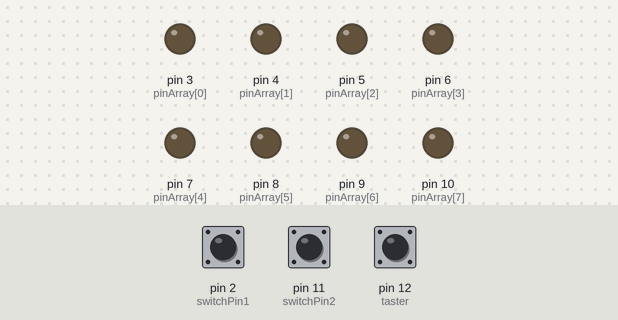
A sketch run on a simulated Arduino Uno, built with avr-gcc and run on an emulated ATmega328P. Parts: output pins drawn as LEDs (lit = HIGH). Dashed ring = blinking. The inputs (shaded band) are chosen by the test bench; at power-on: pin 2 (switchPin1) HIGH, pin 11 (switchPin2) HIGH, pin 12 (taster) HIGH.

Above: at 1.2 s.
1.3 s: pin 2 (switchPin1) pulled LOW for 0.15 s
At 2.08 s:
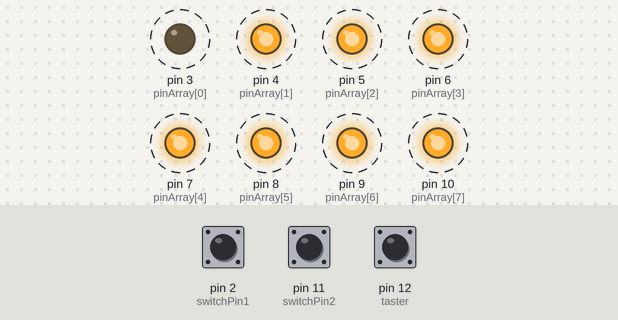
3.8 s: pin 2 (switchPin1) pulled LOW for 3.2 s
At 3.95 s:
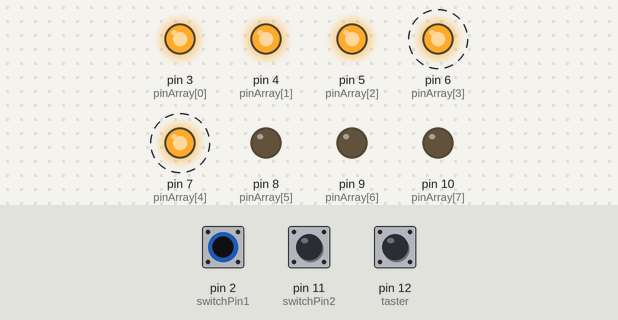
8.5 s: pin 2 (switchPin1) pulsed LOW 5 times (0.12 s each, 0.3 s apart)
At 10.41 s:
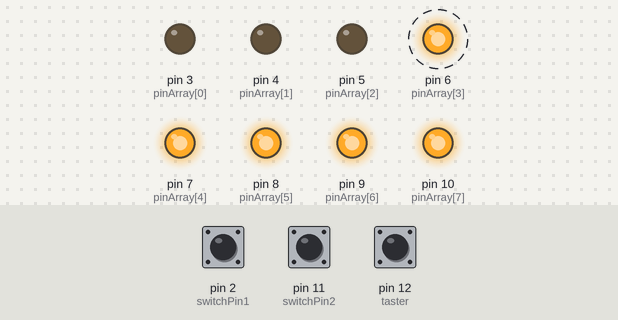
Timing chart, 0 to 12.3 s (numbered marks = the images above; inputs shaded):
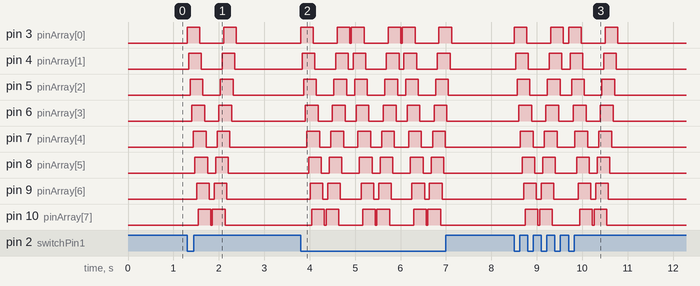

The sketch:

Ardu_Trinkspiel_V1_.ino
```cpp
const int ledCount = 8;
int switchPin1 = 2;
int switchPin2 = 11;
int taster = 12;
int pinArray[] = {
  3, 4, 5, 6, 7, 8, 9, 10
  };
int dly=35;
int tasterStat;
int swPosition;


void setup(){
  //loop the pin array and set all to output:
  for (int thisLed = 0; thisLed <= ledCount; thisLed++) {
    pinMode(pinArray[thisLed], OUTPUT);
  }
  pinMode(switchPin1, INPUT_PULLUP);
  pinMode(switchPin2, INPUT_PULLUP);
  pinMode(taster, INPUT_PULLUP);
}
void loop(){

getSwitch();
switch (swPosition) {
  case 1:
    uModus();
    break;
  case 2:
    //gameMode
    break;
  default:

    break;
}


}


void allLedsOff(){
  digitalWrite( 3 ,LOW);
  digitalWrite( 4 ,LOW);
  digitalWrite( 5 ,LOW);
  digitalWrite( 6 ,LOW);
  digitalWrite( 7 ,LOW);
  digitalWrite( 8 ,LOW);
  digitalWrite( 9 ,LOW);
  digitalWrite(10 ,LOW);
}

int getSwitch(){
  int i = digitalRead(switchPin1);
  int f = digitalRead(switchPin2);
  if(!i){
    swPosition = 1;
  }
  else{swPosition = 2;}
  return swPosition;
}


void hochAn(){
  for (int thisLed = 0; thisLed < ledCount; thisLed++) {
    digitalWrite(pinArray[thisLed], HIGH);
    tasterStat = digitalRead(taster);
    if(!tasterStat){
      allLedsOff();

    }
    delay(dly);
  }
}


void hochAus(){
  for (int thisLed = 0; thisLed < ledCount; thisLed++) {
    digitalWrite(pinArray[thisLed], LOW);
    tasterStat = digitalRead(taster);
    if(!tasterStat){
      allLedsOff();

    }
    delay(dly);
  }
}


void runterAn(){
  for (int thisLed = 7; thisLed >= 0; thisLed--) {
    digitalWrite(pinArray[thisLed], HIGH);
    tasterStat = digitalRead(taster);
    if(!tasterStat){
      allLedsOff();

    }
    delay(dly);
  }
}


void runterAus(){
  for (int thisLed = 7; thisLed >= 0; thisLed--) {
    digitalWrite(pinArray[thisLed], LOW);
    tasterStat = digitalRead(taster);
    if(!tasterStat){
      allLedsOff();

    }
    delay(dly);
  }
}


void uModus(){

hochAn();
hochAus();
runterAn();
runterAus();

}
```

Measured:
- after the input at 1.3 s, pin 3 (pinArray[0]): alternates HIGH for 0.28 s and LOW for 0.53 s, 4 changes in all, then stays LOW, starting at once; pin 4 (pinArray[1]): alternates HIGH for 0.28 s and LOW for 0.46 s, 4 changes in all, then stays LOW, starting at once
- after the input at 3.8 s, pin 3 (pinArray[0]): LOW → HIGH at once, then repeats every 1.1 s: LOW 0.53 s, HIGH 0.28 s, LOW 0.04 s, HIGH 0.28 s; pin 4 (pinArray[1]): LOW → HIGH at once, then repeats every 1.1 s: LOW 0.46 s, HIGH 0.28 s, LOW 0.11 s, HIGH 0.28 s
- after the input at 8.5 s, pin 3 (pinArray[0]): LOW → HIGH at once, → LOW 0.28 s later, → HIGH 0.53 s later, → LOW 0.28 s later, … (8 changes in this stretch); pin 4 (pinArray[1]): LOW → HIGH at once, → LOW 0.28 s later, → HIGH 0.46 s later, → LOW 0.28 s later, … (8 changes in this stretch)
